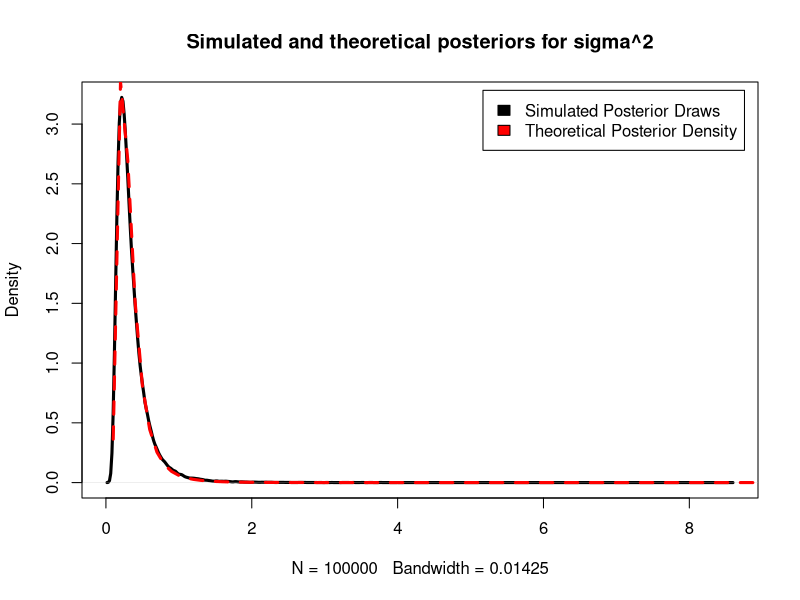
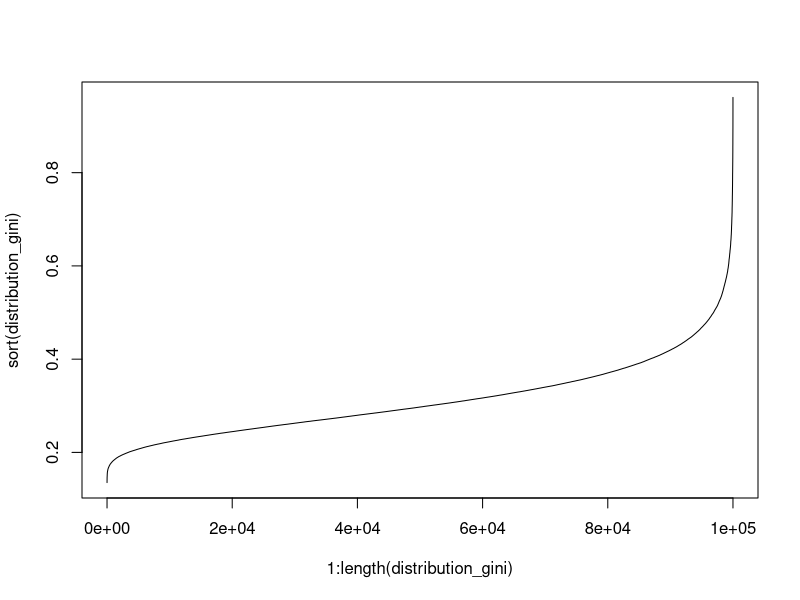
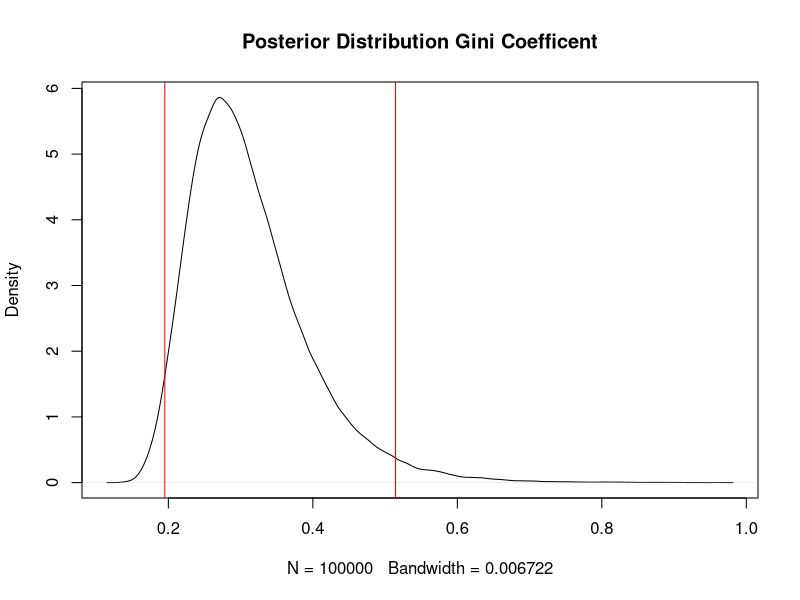

R code for these plots, in order: (Note: this script raises an error after producing the figures.)
y = c(33,24,48,32,55,74,23,76, 17)
mu = 3.5
n = 9

# 2.a)

tau_sq = sum((log(y)-mu)^2)/n   
X_draws = rchisq(1E5,n-1)

sigma_sq = (n-1)*tau_sq / X_draws   # Simulating draws from Inv−χ2(n,τ) distribution

# Theoretical density function for Inv−χ2(n,τ) distribution 
inversechisq <- function(x, v, s){
  density = (((v/2)^(v/2))/gamma(v/2)) * (s^v) * (x^(-(v/2+1))) * (exp((-v*s^2)/(2*x)))
  return (density)
}
# Plotting posterior draws from sampling 
plot(density(sigma_sq), lwd=3, main="Simulated and theoretical posteriors for sigma^2") 
# Plotting posterior distribution using therotical density function 
lines(seq(0.1,15,by=0.1), inversechisq(seq(0.1,15,by=0.1), n, sqrt(tau_sq)), type = "l", col =  "red", lty=2, lwd=3)  
legend("topright", inset=.02, c("Simulated Posterior Draws", "Theoretical Posterior Density"), fill=c("black", "red"))

# 2.b)
# Calculating and plotting Gini coefficient from posterior Draws
distribution_gini = 2 * pnorm(sqrt(sigma_sq/2)) - 1
plot(1:length(distribution_gini), sort(distribution_gini), type = "l")
plot(density(distribution_gini), main = "Posterior Distribution Gini Coefficent") 

# 2.c)
quants = quantile(distribution_gini, c(0.025,0.975))
quants
abline(v=quants,col="red")


# 2.d)

# Finding density of gini distribution
dense = density(sorted)
# storing coordinate and desnity values in a dataframe
df = data.frame(x=dense$x,y=dense$y)
# sorting dataframe based on density values
df = df[order(df$y),]
# Finding cumulative sum of sorted density values
df$cumsum = cumsum(df$y)
# finding all points at which the cumulative sum is > 5% if the total density ( 95% Highest density posterior interval)
df = df[df$cumsum>.05 * sum(df$y),c("x","y","cumsum")]
head(df)

# verifying if we have found the correct interval
sum(df$y) / sum(dense$y)

# plotting the HDPI
points(df,col="red")
legend("topright", inset=.01, c("95% Equal Tail Confidence Intervel", "Highest Density Posterior Intervel"), fill=c("green", "red"))
#black lines indicate equal tail credible interval 95%
#red dots indicate 95% highest posterior density

